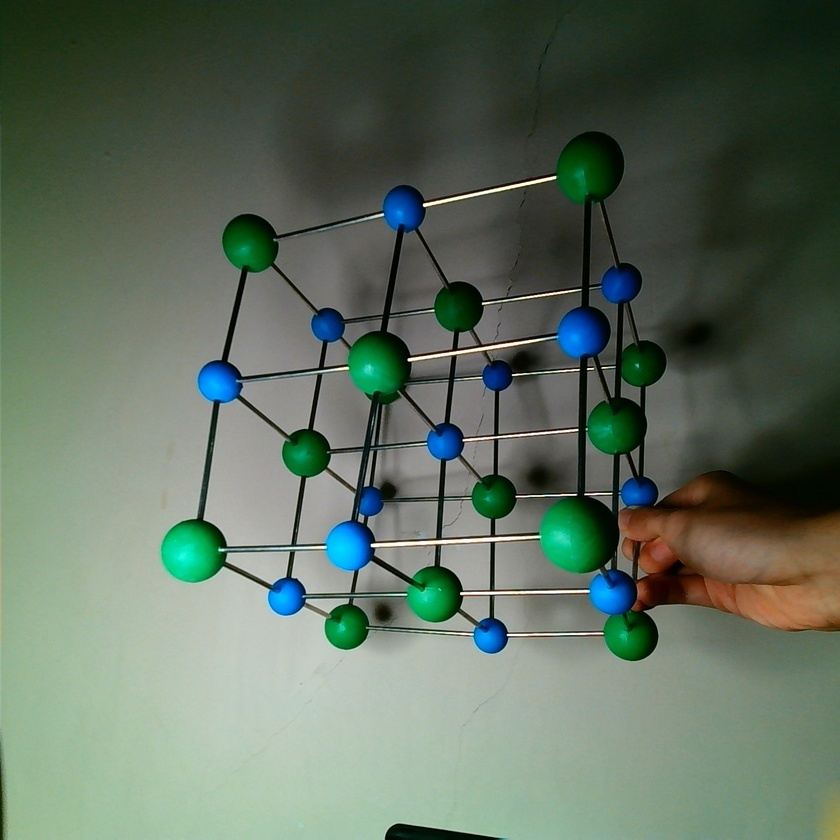
#> input picture Hamster/Week 12/left1.jpg, 840 x 840 px, shrunk from 1520 x 1520 before the run
$ python houghcircle_origin.py
#> lines starting #> are read from the running program, lines starting #| are printed output that depends on the picture; after the words box and inside, x2 and y2 are one past the last pixel; in counts of white or black regions, pixels touching at a corner belong together
import cv2
#import math
import numpy as np
#pi=3.1415926


img = cv2.imread('left1.jpg')
#> img is the input picture: shape (840, 840, 3); mean B, G, R 94.8, 109.8, 95.1
img = cv2.medianBlur(img, 5)
gray = cv2.cvtColor(img, cv2.COLOR_BGR2GRAY)
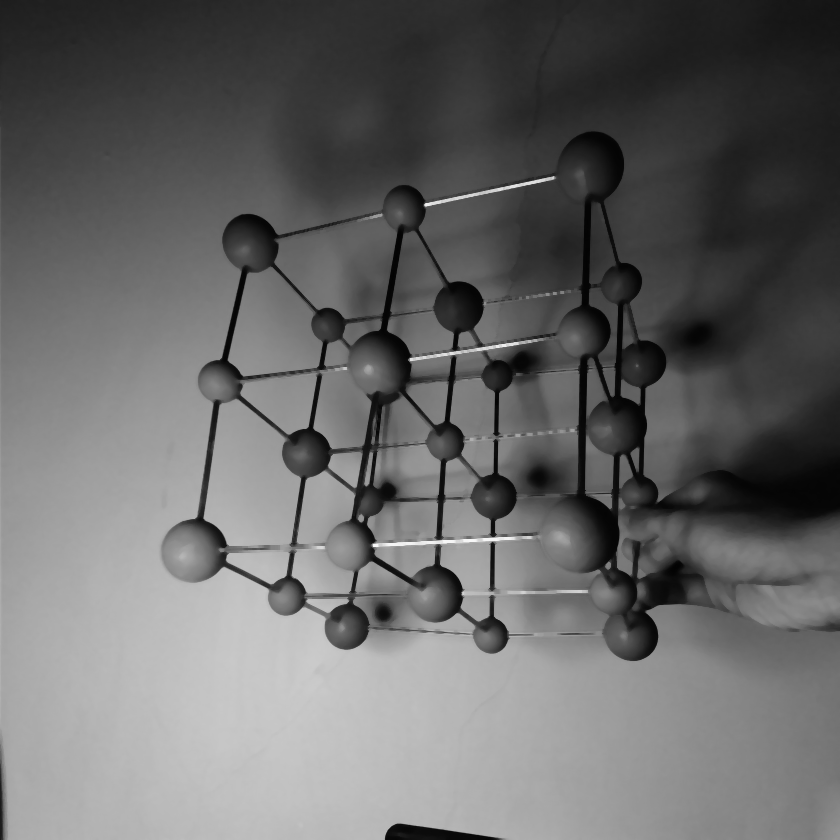
#> gray: shape (840, 840); min 2, max 247, mean 103.7
edges = cv2.Canny(gray, 100, 200, apertureSize=3)
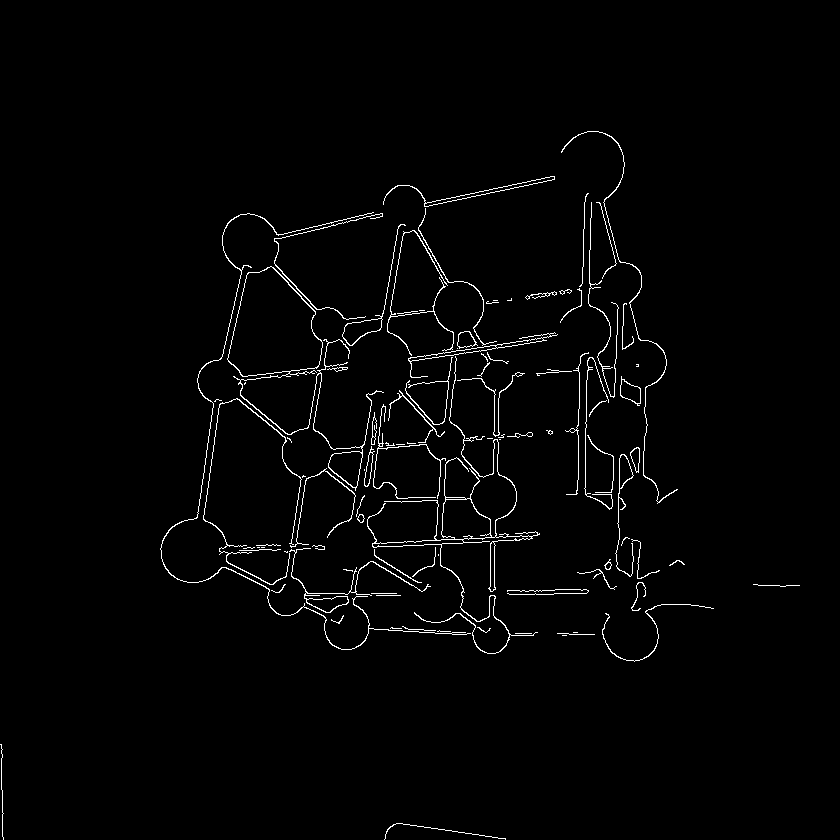
#> edges: shape (840, 840); 1.8% white in thin lines or dots, all inside (x1, y1, x2, y2) = (0, 131, 800, 840)

cimg = cv2.cvtColor(img, cv2.COLOR_BGR2GRAY)

circles = cv2.HoughCircles(gray, cv2.HOUGH_GRADIENT, 1, 30,
                           param1=50, param2=25, minRadius=19,maxRadius=66)
#> circles = 41 rows, first 8: [306.5, 452.5, 24.6], [191.5, 550.5, 31.1], [431.5, 434.5, 65.4], [435.5, 594.5, 27.8], [416.5, 509.5, 65.4], [538.5, 549.5, 56.6], [592.5, 162.5, 31.3], [632.5, 630.5, 29.7]
circles = np.uint16(np.around(circles))
#> circles = 41 rows, first 8: [306, 452, 25], [192, 550, 31], [432, 434, 65], [436, 594, 28], [416, 510, 65], [538, 550, 57], [592, 162, 31], [632, 630, 30]
count=0
f=open("circles.txt",'w')
for i in circles[0, :]:
    cv2.circle(img, (i[0], i[1]), i[2], (0, 255, 0), 2)
    cv2.circle(img, (i[0], i[1]), 2, (0, 255, 0), 3)
    f.write(str(i[0])+" "+str(i[1])+"\n")
    count=count+1
#> this loop made 41 passes
#> i on passes 1 to 12: [306, 452, 25], [192, 550, 31], [432, 434, 65], [436, 594, 28], [416, 510, 65], [538, 550, 57], [592, 162, 31], [632, 630, 30], [356, 386, 64], [248, 242, 28], [338, 568, 46], [494, 496, 22]
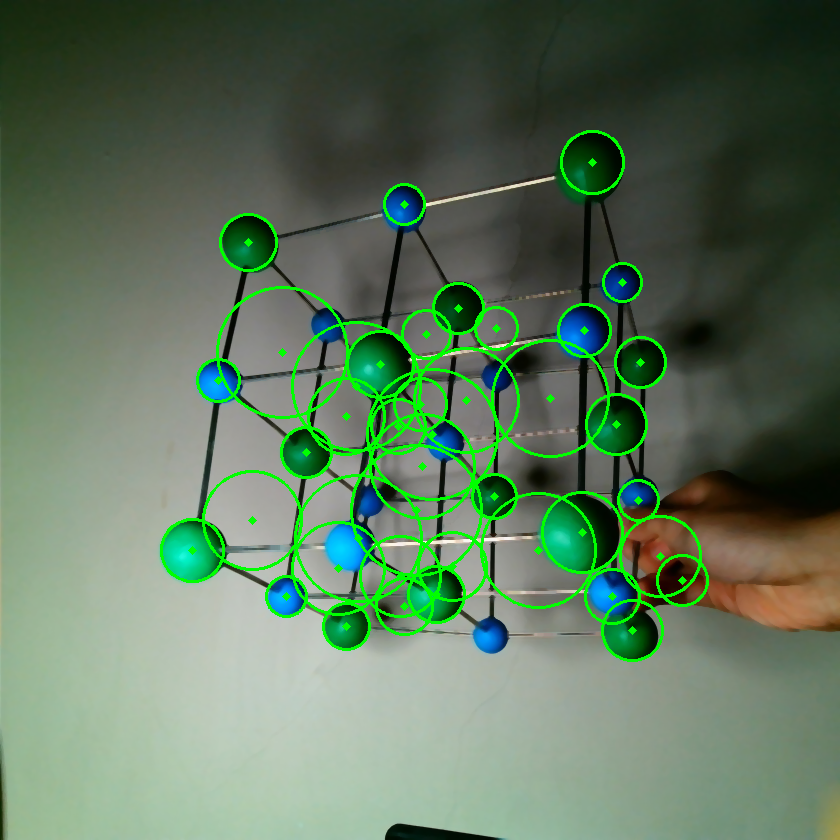
#> img: shape (840, 840, 3); mean B, G, R 91.3, 115.9, 92.2
#> after the loop, count = 41

cv2.imwrite('Final-left.jpg',img)
